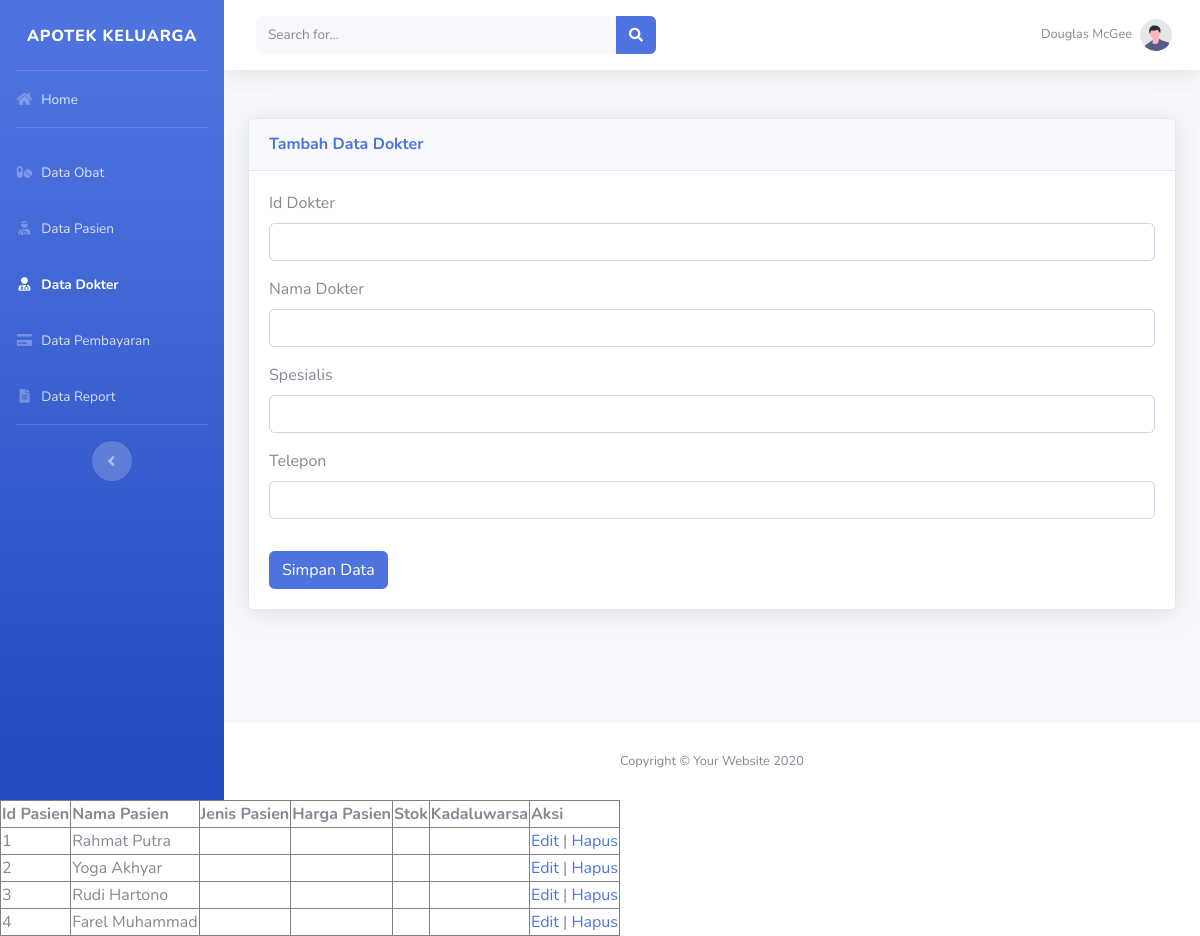
The app's page /views/dokter/tambah_dokter.php with its own data.
### tables this page shows
CREATE TABLE `pasien` (
  `id_pasien` int(11) NOT NULL,
  `nama_pasien` varchar(30) NOT NULL,
  `tempat_lahir` varchar(30) NOT NULL,
  `tgl_lahir` date NOT NULL,
  `alamat` varchar(50) NOT NULL,
  `telepon` varchar(15) NOT NULL
);

### views/dokter/tambah_dokter.php (the view, shortened to what this page needs)
<!DOCTYPE html>
<html lang="en">
  <head>
    <link
      href="../../assets/vendor/fontawesome-free/css/all.min.css"
      rel="stylesheet"
      type="text/css"
    />
    <link href="../../assets/css/sb-admin-2.min.css" rel="stylesheet" />
    <link
      href="../../assets/vendor/datatables/dataTables.bootstrap4.min.css"
      rel="stylesheet"
    />
  </head>
  <body id="page-top">
    <div id="wrapper">
      <ul
        class="navbar-nav bg-gradient-primary sidebar sidebar-dark accordion"
        id="accordionSidebar"
      >
      <a
          class="sidebar-brand"
          href="../../home.html"
        >
          <div class="sidebar-brand-text">Apotek Keluarga</div>
          </a>
        <hr class="sidebar-divider my-0" />
        <li class="nav-item">
          <a class="nav-link" href="../../home.html">
            <i class="fas fa-fw fa-home"></i>
            <span>Home</span></a
          >
        </li>
        <hr class="sidebar-divider" />
        <li class="nav-item">
          <a class="nav-link" href="../obat">
            <i class="fas fa-fw fa-pills"></i>
            <span>Data Obat</span></a
          >
        </li>
        <li class="nav-item">
          <a class="nav-link" href="../pasien">
            <i class="fas fa-fw fa-user-injured"></i>
            <span>Data Pasien</span></a
          >
        </li>
        <li class="nav-item active">
          <a class="nav-link" href="../dokter">
            <i class="fas fa-fw fa-user-md"></i>
            <span>Data Dokter</span></a
          >
        </li>
        <li class="nav-item">
          <a class="nav-link" href="../pembayaran">
            <i class="fas fa-fw fa-credit-card"></i>
            <span>Data Pembayaran</span></a
          >
        </li>
        <li class="nav-item">
            <a class="nav-link" href="../report">
                <i class="fas fa-fw fa-file-alt"></i>
                <span>Data Report</span>
            </a>
        </li>
        <hr class="sidebar-divider d-none d-md-block" />
        <div class="text-center d-none d-md-inline">
          <button class="rounded-circle border-0" id="sidebarToggle"></button>
        </div>
      </ul>
      <div id="content-wrapper" class="d-flex flex-column">
        <div id="content">
          <nav
            class="navbar navbar-expand navbar-light bg-white topbar mb-4 static-top shadow"
          >
            <form
              class="d-none d-sm-inline-block form-inline mr-auto ml-md-3 my-2 my-md-0 mw-100 navbar-search"
            >
              <div class="input-group">
                <input
                  type="text"
                  class="form-control bg-light border-0 small"
                  placeholder="Search for..."
                  aria-label="Search"
                  aria-describedby="basic-addon2"
                />
                <div class="input-group-append">
                  <button class="btn btn-primary" type="button">
                    <i class="fas fa-search fa-sm"></i>
                  </button>
                </div>
              </div>
            </form>
            <ul class="navbar-nav ml-auto">
              <li class="nav-item dropdown no-arrow">
                <a
                  class="nav-link dropdown-toggle"
                  href="#"
                  id="userDropdown"
                  role="button"
                  data-toggle="dropdown"
                  aria-haspopup="true"
                  aria-expanded="false"
                >
                  <span class="mr-2 d-none d-lg-inline text-gray-600 small"
                    >Douglas McGee</span
                  >
                  <img
                    class="img-profile rounded-circle"
                    src="../../assets/img/undraw_profile.svg"
                  />
                </a>
              </li>
            </ul>
          </nav>
          <div class="container-fluid">
            <div class="card shadow mb-4 mt-5">
              <div class="card-header py-3 d-flex flex-row justify-content-between align-items-center flex-wrap">
                <h6 class="m-0 font-weight-bold text-primary">Tambah Data Dokter</h6>
              </div>
              <div class="card-body">
                <form action="../../process/dokter/tambah_dokter.php" method="post">
                  <div class="form-group">
                    <label for="kode">Id Dokter</label>
                    <input type="text" class="form-control" id="kode" name="kode" required>
                  </div>
                  <div class="form-group">
                    <label for="nama">Nama Dokter</label>
                    <input type="text" class="form-control" id="nama" name="nama" required>
                  </div>
                  <div class="form-group">
                    <label for="spesialis">Spesialis</label>
                    <input type="text" class="form-control" id="spesialis" name="spesialis" required>
                  </div>
                  <div class="form-group">
                    <label for="telepon">Telepon</label>
                    <input type="tel" class="form-control" id="telepon" name="telepon" required>
                  </div>
                  <button type="submit" class="btn btn-primary mt-3">Simpan Data</button>
                </form>
              </div>
            </div>
          </div>
        </div>
        <footer class="sticky-footer bg-white">
          <div class="container my-auto">
            <div class="copyright text-center my-auto">
              <span>Copyright &copy; Your Website 2020</span>
            </div>
          </div>
        </footer>
      </div>
    </div>
  </body>
</html>
<?php
		include 'config.php';
		$query = "SELECT * FROM pasien";
		$result = mysqli_query($conn, $query);
		if (mysqli_num_rows($result) > 0) {
			echo "<table border='1'>";
			echo "<tr><th>Id Pasien</th><th>Nama Pasien</th><th>Jenis Pasien</th><th>Harga Pasien</th><th>Stok</th><th>Kadaluwarsa</th><th>Aksi</th></tr>";
			while ($row = mysqli_fetch_assoc($result)) {
				echo "<tr>";
				echo "<td>" . $row['id_pasien'] . "</td>";
				echo "<td>" . $row['nama_pasien'] . "</td>";
				echo "<td>" . $row['jenis_pasien'] . "</td>";
				echo "<td>" . $row['harga_pasien'] . "</td>";
				echo "<td>" . $row['stok'] . "</td>";
        		echo "<td>" . $row['kadaluwarsa'] . "</td>";
				echo "<td>
						<a href='editpasien.php?id_pasien=" . $row['id_pasien'] . "'>Edit</a> |
						<a href='hapuspasien.php?id_pasien=" . $row['id_pasien'] . "' onclick=\"return confirm('Apakah anda ingin menghapus data tersebut?');\">Hapus</a>
					  </td>";
			}
			echo "</table>";
		} else {
			echo "No data found";
		}
		?>

### records on screen
pasien: id_pasien "1", nama_pasien "Rahmat Putra"
pasien: id_pasien "2", nama_pasien "Yoga Akhyar"
pasien: id_pasien "3", nama_pasien "Rudi Hartono"
pasien: id_pasien "4", nama_pasien "Farel Muhammad"
